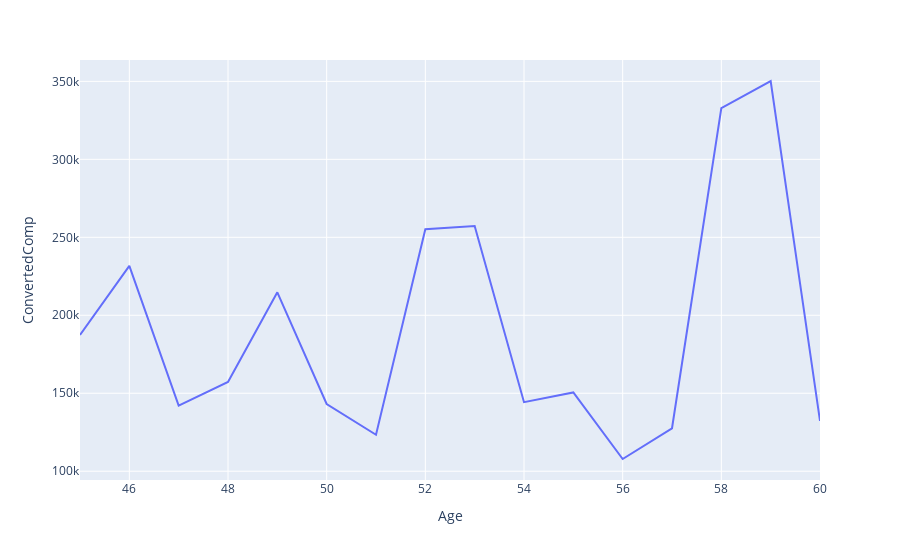

Notebook cell for this chart:
### Markdown cell above
Plot the median `ConvertedComp` for all ages from 45 to 60.

### Code cell
# your code goes here
QUERY6="""
SELECT Age ,  Avg(ConvertedComp) As ConvertedComp FROM master WHERE Age BETWEEN 45 AND 60 group by Age
"""

df = pd.read_sql_query(QUERY6, conn)

px.line(df,x="Age",y='ConvertedComp')

### Figure 1 — Plotly figure (JSON) as saved in the notebook; plotly's stock layout.template omitted (floating-point values rounded to 4 significant figures)
{"data": [{"hovertemplate": "Age=%{x}<br>ConvertedComp=%{y}<extra></extra>", "legendgroup": "", "line": {"color": "#636efa", "dash": "solid"}, "marker": {"symbol": "circle"}, "mode": "lines", "name": "", "orientation": "v", "showlegend": false, "type": "scatter", "x": [45, 46, 47, 48, 49, 50, 51, 52, 53, 54, 55, 56, 57, 58, 59, 60], "xaxis": "x", "y": [187400.0, 231700.0, 142100.0, 157300.0, 214709, 143100.0, 123400.0, 255200.0, 257200.0, 144300.0, 150500.0, 107800.0, 127500.0, 332800.0, 350200.0, 132300.0], "yaxis": "y"}], "layout": {"legend": {"tracegroupgap": 0}, "margin": {"t": 60}, "xaxis": {"anchor": "y", "domain": [0, 1], "title": {"text": "Age"}}, "yaxis": {"anchor": "x", "domain": [0, 1], "title": {"text": "ConvertedComp"}}}}
